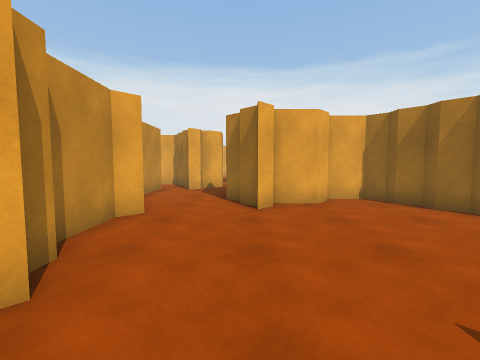
View 1 (above)

12 first-person views from a walk through a 3-D level made in the Unity game engine. The camera is 1.3 m above the floor, tilts 4° down and sees 90° across. The floor is counted in squares, 1 m on a side. Each view is taken from the middle of a square. On the plan, view 1 faces up. The plan holds only what a view shows up to about 12 squares ahead; the rest is blank. The place goes on beyond the plan. The player character is not drawn.

View 2
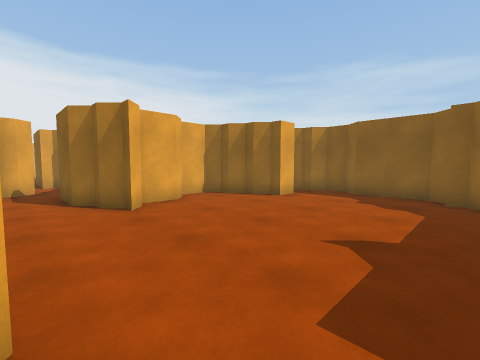

View 3
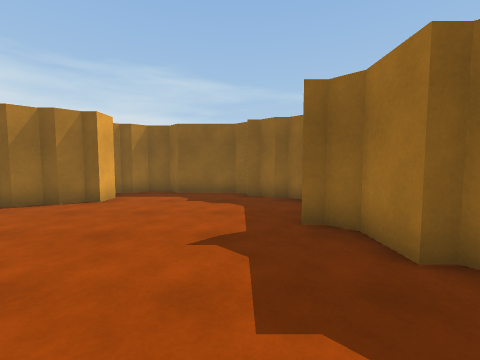

View 4
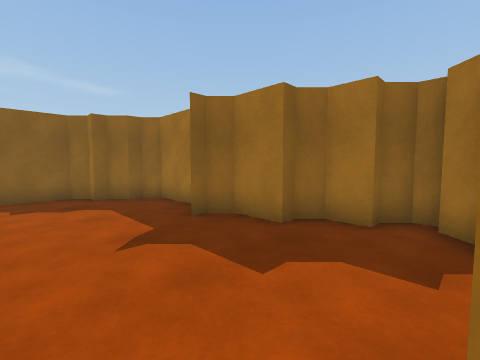

View 5
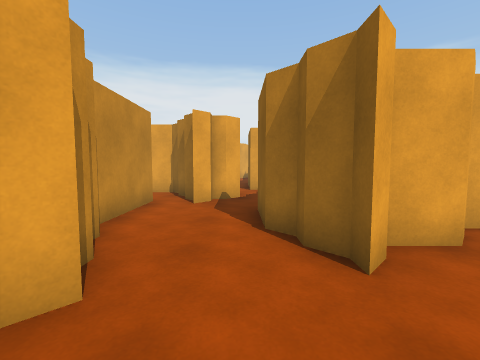

View 6
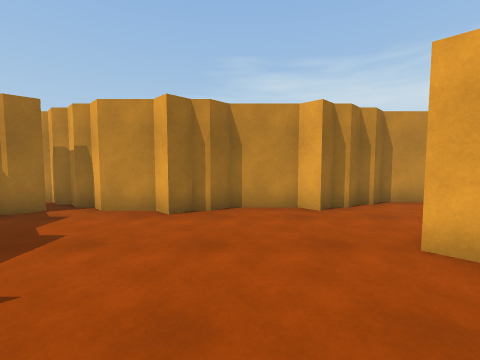

View 7
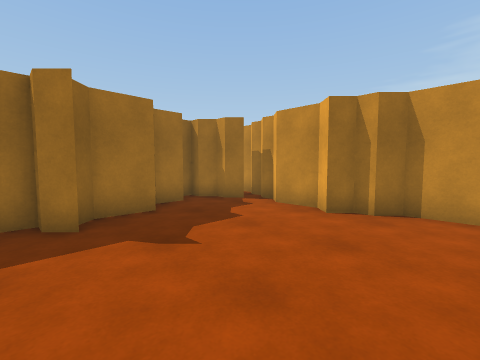

View 8
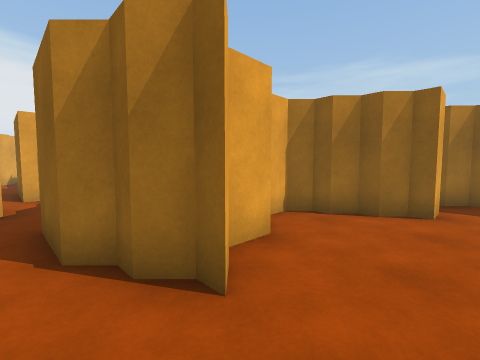

View 9
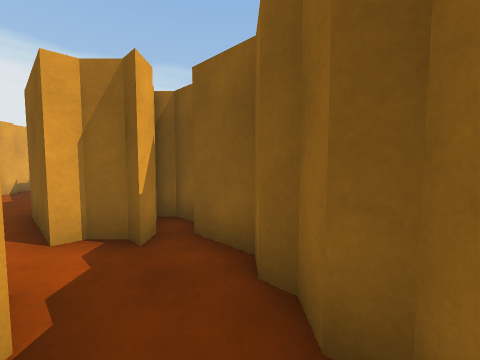

View 10
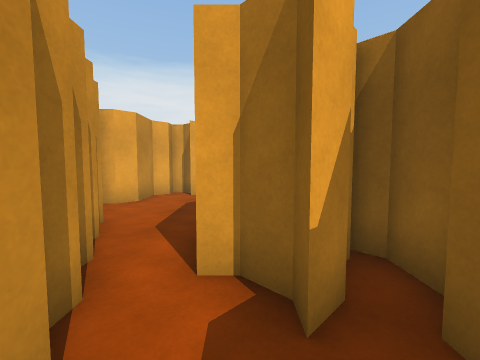

View 11
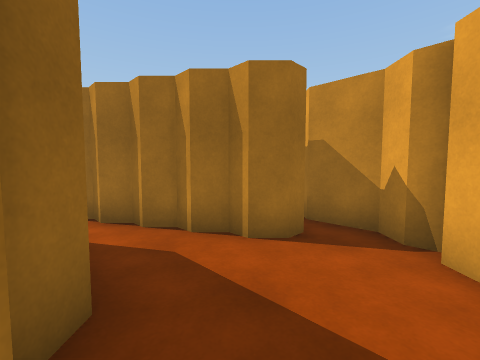

View 12
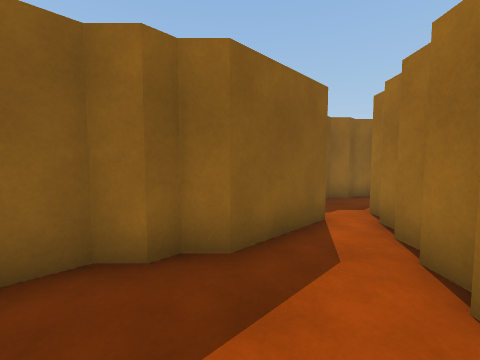

### Floor plan
Key: @ floor where view 1 was taken; # wall or solid block; . floor.
Columns run from 5 left of view 1 to 9 right of it. Each row starts with its distance up from view 1.
 21 ##....#
 20 #....##
 19 #....#
 18 ###..#
 17   #..###
 16   ##.###
 15   ##..##
 14   ###..#
 13  ####.##
 12  #.#..#
 11  #...##
 10  #...#
  9  #...#  ###
  8  #...####.##
  7  ##...#....####
  6   #........##.#
  5   #...........#
  4   #...........#
  3   #...........#
  2   #...........#
  1   #..........##
  0   #..@......##
 -1   #.....#...#
 -2   ##..#######
 -3    ####

Positions as (right, up) in squares from view 1, and headings:
1: (0, 0), facing up
2: (-2, 0), facing up-right
3: (-2, 1), facing right
4: (-2, 3), facing down-right
5: (-1, 4), facing up
6: (4, 4), facing left
7: (4, 5), facing down-left
8: (-1, 5), facing up-right
9: (-1, 11), facing up-right
10: (0, 13), facing up
11: (0, 21), facing down-left
12: (-3, 21), facing down-right
